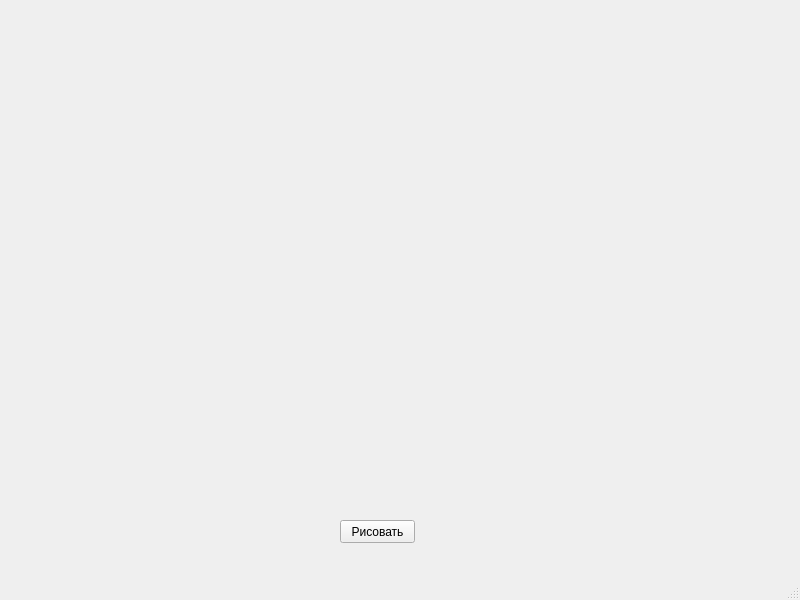
<?xml version="1.0" encoding="UTF-8"?>
<ui version="4.0">
 <class>MainWindow</class>
 <widget class="QMainWindow" name="MainWindow">
  <property name="geometry">
   <rect>
    <x>0</x>
    <y>0</y>
    <width>800</width>
    <height>600</height>
   </rect>
  </property>
  <property name="windowTitle">
   <string>MainWindow</string>
  </property>
  <widget class="QWidget" name="centralwidget">
   <widget class="QPushButton" name="pushButton">
    <property name="geometry">
     <rect>
      <x>340</x>
      <y>520</y>
      <width>75</width>
      <height>23</height>
     </rect>
    </property>
    <property name="text">
     <string>Рисовать</string>
    </property>
   </widget>
  </widget>
  <widget class="QMenuBar" name="menubar">
   <property name="geometry">
    <rect>
     <x>0</x>
     <y>0</y>
     <width>800</width>
     <height>21</height>
    </rect>
   </property>
  </widget>
  <widget class="QStatusBar" name="statusbar"/>
 </widget>
 <resources/>
 <connections/>
</ui>
